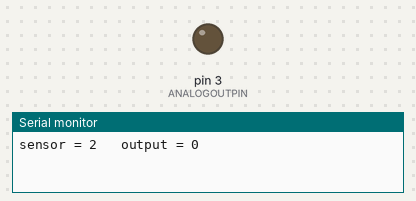
A sketch run on a simulated Arduino Uno, built with avr-gcc and run on an emulated ATmega328P. On the bench: output pins drawn as LEDs (lit = HIGH), the last lines printed to the serial monitor.

Above: at 0.05 s.
At 3.55 s:
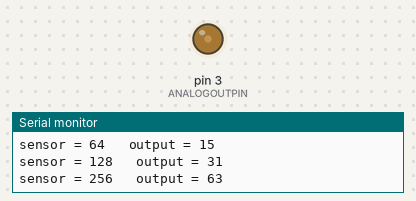
At 4.5 s:
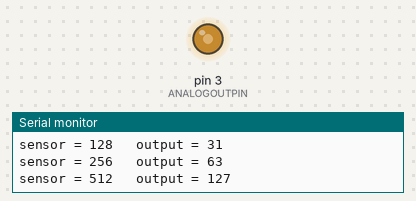
At 6.5 s:
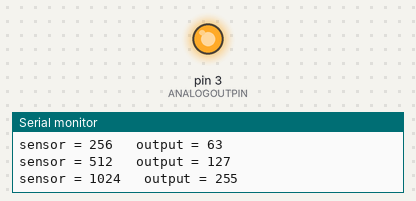
Timing chart, 0 to 8.5 s (numbered marks = the images above):
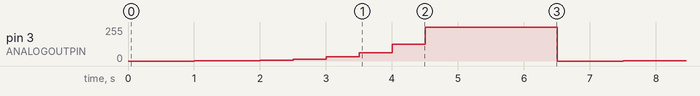

The sketch:

PWM_Test_LED.ino
```cpp
/*
  Analog input, analog output, serial output
  Arduino example modified by drm 20150921 for PWM LED modulation

 uses value to set the pulsewidth modulation (PWM) of an output pin.
 Also prints the results to the serial monitor.

 The circuit:
 * PN2222 base connected to digital pin 3 through 100 Ohm resistor

 created 29 Dec. 2008
 modified 9 Apr 2012
 by Tom Igoe

 */
#include <EEPROM.h>
const char *version="PWM_Test_LED -> V1.0-20150921 ";

// These constants won't change.  They're used to give names
// to the pins used:
const int ANALOGOUTPIN = 3; // Analog output pin that the LED is attached to

int sensorValue = 0;        // value read from the pot
int outputValue = 0;        // value output to the PWM (analog out)

void setup() {
  // initialize serial communications at 9600 bps:
  Serial.begin(115200);
}

void loop() {
  // Set the intensity value by looping
  for(sensorValue = 2; sensorValue<1025; sensorValue+=sensorValue)
  {
    // map it to the range of the analog out:
    outputValue = map(sensorValue, 0, 1023, 0, 255);
    // change the analog out value:
    analogWrite(ANALOGOUTPIN, outputValue);

    // print the results to the serial monitor:
    Serial.print("sensor = " );
    Serial.print(sensorValue);
    Serial.print("\t output = ");
    Serial.println(outputValue);

    // wait 20 milliseconds before the next loop
    // for the analog-to-digital converter to settle
    // after the last reading:
    delay(500);
  }
  delay(1500);
}

void drm_Start_print()
{
  Serial.print(version); Serial.print(F(" SN#"));
  Serial.println(drm_Serialno());
  Serial.print(F("Compiled-> "));
  Serial.print(F(__DATE__));
  Serial.print(F(" "));
  Serial.println(F(__TIME__));
}
unsigned short drm_Serialno() {
  return(EEPROM.read(5) << 8 | EEPROM.read(6)); // combine two bytes into in serial number (drm specific)
}
```

Measured:
- by itself, pin 3 (ANALOGOUTPIN): repeats every 6.5 s: 3/255 0.50 s, 7/255 0.50 s, 15/255 0.50 s, 31/255 0.50 s, 63/255 0.50 s, 127/255 0.50 s, 255/255 2.0 s, 0/255 1.0 s, 1/255 0.50 s
